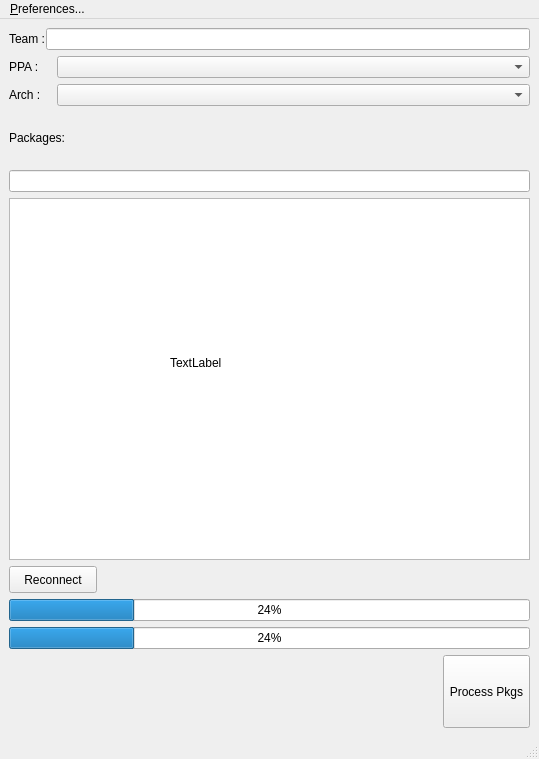
<?xml version="1.0" encoding="UTF-8"?>
<ui version="4.0">
 <class>MainWindow</class>
 <widget class="QMainWindow" name="MainWindow">
  <property name="windowModality">
   <enum>Qt::ApplicationModal</enum>
  </property>
  <property name="geometry">
   <rect>
    <x>0</x>
    <y>0</y>
    <width>539</width>
    <height>759</height>
   </rect>
  </property>
  <property name="sizePolicy">
   <sizepolicy hsizetype="MinimumExpanding" vsizetype="MinimumExpanding">
    <horstretch>0</horstretch>
    <verstretch>0</verstretch>
   </sizepolicy>
  </property>
  <property name="minimumSize">
   <size>
    <width>459</width>
    <height>629</height>
   </size>
  </property>
  <property name="windowTitle">
   <string>LpRpm - access launchpad.net</string>
  </property>
  <widget class="QWidget" name="centralwidget">
   <property name="sizePolicy">
    <sizepolicy hsizetype="MinimumExpanding" vsizetype="MinimumExpanding">
     <horstretch>0</horstretch>
     <verstretch>0</verstretch>
    </sizepolicy>
   </property>
   <layout class="QGridLayout" name="gridLayout">
    <item row="4" column="0">
     <layout class="QVBoxLayout" name="verticalLayout" stretch="5,5,5,5,0,35,5,5,0,7">
      <item>
       <layout class="QHBoxLayout" name="horizontalLayout_2" stretch="1,0">
        <property name="spacing">
         <number>1</number>
        </property>
        <property name="sizeConstraint">
         <enum>QLayout::SetDefaultConstraint</enum>
        </property>
        <item alignment="Qt::AlignLeft">
         <widget class="QLabel" name="team_label">
          <property name="sizePolicy">
           <sizepolicy hsizetype="Minimum" vsizetype="Minimum">
            <horstretch>0</horstretch>
            <verstretch>0</verstretch>
           </sizepolicy>
          </property>
          <property name="minimumSize">
           <size>
            <width>0</width>
            <height>0</height>
           </size>
          </property>
          <property name="text">
           <string>Team :</string>
          </property>
         </widget>
        </item>
        <item>
         <widget class="QLineEdit" name="team_line_edit">
          <property name="sizePolicy">
           <sizepolicy hsizetype="Expanding" vsizetype="Fixed">
            <horstretch>100</horstretch>
            <verstretch>0</verstretch>
           </sizepolicy>
          </property>
          <property name="minimumSize">
           <size>
            <width>0</width>
            <height>0</height>
           </size>
          </property>
         </widget>
        </item>
       </layout>
      </item>
      <item>
       <layout class="QHBoxLayout" name="horizontalLayout_3" stretch="1,10">
        <property name="spacing">
         <number>1</number>
        </property>
        <item>
         <widget class="QLabel" name="ppa_label">
          <property name="text">
           <string>PPA :</string>
          </property>
         </widget>
        </item>
        <item>
         <widget class="QComboBox" name="ppa_combo">
          <property name="enabled">
           <bool>true</bool>
          </property>
          <property name="sizePolicy">
           <sizepolicy hsizetype="Preferred" vsizetype="Fixed">
            <horstretch>1</horstretch>
            <verstretch>0</verstretch>
           </sizepolicy>
          </property>
         </widget>
        </item>
       </layout>
      </item>
      <item>
       <layout class="QHBoxLayout" name="horizontalLayout" stretch="1,10">
        <property name="spacing">
         <number>1</number>
        </property>
        <item>
         <widget class="QLabel" name="arch_label">
          <property name="text">
           <string>Arch :</string>
          </property>
         </widget>
        </item>
        <item>
         <widget class="QComboBox" name="arch_combo">
          <property name="sizePolicy">
           <sizepolicy hsizetype="Preferred" vsizetype="Fixed">
            <horstretch>1</horstretch>
            <verstretch>0</verstretch>
           </sizepolicy>
          </property>
         </widget>
        </item>
       </layout>
      </item>
      <item>
       <widget class="QLabel" name="packages_label">
        <property name="text">
         <string>Packages:</string>
        </property>
       </widget>
      </item>
      <item>
       <widget class="QLineEdit" name="autoSearch">
        <property name="placeholderText">
         <string/>
        </property>
       </widget>
      </item>
      <item>
       <widget class="QTableView" name="pkgs_tableView"/>
      </item>
      <item>
       <widget class="QPushButton" name="reconnectBtn">
        <property name="minimumSize">
         <size>
          <width>88</width>
          <height>27</height>
         </size>
        </property>
        <property name="maximumSize">
         <size>
          <width>88</width>
          <height>27</height>
         </size>
        </property>
        <property name="text">
         <string>Reconnect</string>
        </property>
       </widget>
      </item>
      <item>
       <widget class="QProgressBar" name="progress_bar">
        <property name="enabled">
         <bool>true</bool>
        </property>
        <property name="value">
         <number>24</number>
        </property>
       </widget>
      </item>
      <item>
       <widget class="QProgressBar" name="transaction_progress_bar">
        <property name="value">
         <number>24</number>
        </property>
       </widget>
      </item>
      <item>
       <layout class="QHBoxLayout" name="horizontalLayout_4" stretch="5,1">
        <property name="spacing">
         <number>1</number>
        </property>
        <item>
         <spacer name="horizontalSpacer">
          <property name="orientation">
           <enum>Qt::Horizontal</enum>
          </property>
          <property name="sizeHint" stdset="0">
           <size>
            <width>40</width>
            <height>20</height>
           </size>
          </property>
         </spacer>
        </item>
        <item>
         <widget class="QPushButton" name="install_btn">
          <property name="sizePolicy">
           <sizepolicy hsizetype="Preferred" vsizetype="MinimumExpanding">
            <horstretch>1</horstretch>
            <verstretch>1</verstretch>
           </sizepolicy>
          </property>
          <property name="text">
           <string>Process Pkgs</string>
          </property>
         </widget>
        </item>
       </layout>
      </item>
     </layout>
    </item>
   </layout>
   <widget class="QLabel" name="load_label">
    <property name="geometry">
     <rect>
      <x>170</x>
      <y>330</y>
      <width>145</width>
      <height>28</height>
     </rect>
    </property>
    <property name="text">
     <string>TextLabel</string>
    </property>
   </widget>
  </widget>
  <widget class="QStatusBar" name="statusbar">
   <property name="sizePolicy">
    <sizepolicy hsizetype="Preferred" vsizetype="MinimumExpanding">
     <horstretch>0</horstretch>
     <verstretch>1</verstretch>
    </sizepolicy>
   </property>
   <property name="minimumSize">
    <size>
     <width>0</width>
     <height>0</height>
    </size>
   </property>
   <property name="layoutDirection">
    <enum>Qt::LeftToRight</enum>
   </property>
  </widget>
  <widget class="QMenuBar" name="menuBar">
   <property name="geometry">
    <rect>
     <x>0</x>
     <y>0</y>
     <width>539</width>
     <height>29</height>
    </rect>
   </property>
   <widget class="QMenu" name="menuPreferences">
    <property name="title">
     <string>&amp;Preferences...</string>
    </property>
    <addaction name="btn_show_messages"/>
    <addaction name="btn_show_installed"/>
    <addaction name="btn_edit_config"/>
    <addaction name="btn_clear_downloaded"/>
    <addaction name="btn_clear_converted"/>
    <addaction name="btn_refresh_cache"/>
    <addaction name="separator"/>
    <addaction name="btn_quit"/>
   </widget>
   <addaction name="menuPreferences"/>
  </widget>
  <action name="btn_edit_config">
   <property name="text">
    <string>&amp;Edit Configuration</string>
   </property>
  </action>
  <action name="btn_quit">
   <property name="text">
    <string>&amp;Exit</string>
   </property>
  </action>
  <action name="btn_refresh_cache">
   <property name="text">
    <string>&amp;Refresh Cache</string>
   </property>
  </action>
  <action name="btn_show_messages">
   <property name="text">
    <string>&amp;Messages</string>
   </property>
  </action>
  <action name="btn_clear_downloaded">
   <property name="text">
    <string>Clear &amp;Downloaded Folder</string>
   </property>
  </action>
  <action name="btn_clear_converted">
   <property name="text">
    <string>Clear &amp;Converted Folder</string>
   </property>
  </action>
  <action name="btn_show_installed">
   <property name="text">
    <string>&amp;Show installed</string>
   </property>
  </action>
 </widget>
 <resources/>
 <connections/>
 <designerdata>
  <property name="gridDeltaX">
   <number>10</number>
  </property>
  <property name="gridDeltaY">
   <number>10</number>
  </property>
  <property name="gridSnapX">
   <bool>false</bool>
  </property>
  <property name="gridSnapY">
   <bool>false</bool>
  </property>
  <property name="gridVisible">
   <bool>true</bool>
  </property>
 </designerdata>
</ui>
